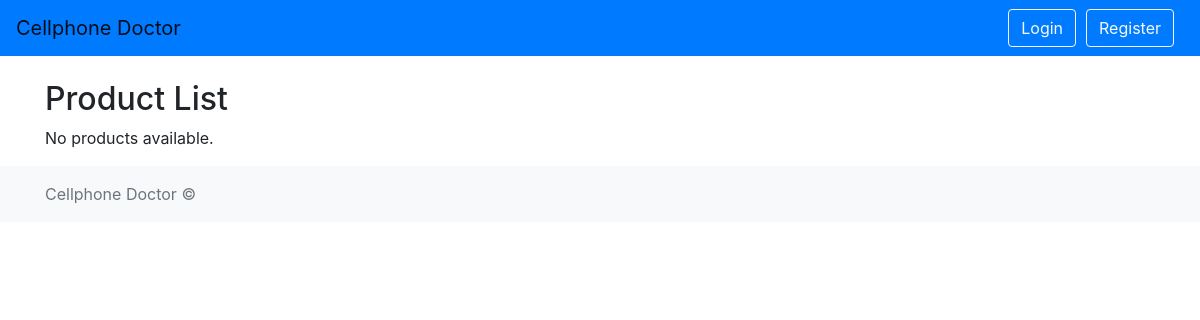
The page /shop/ on the database as committed earlier.
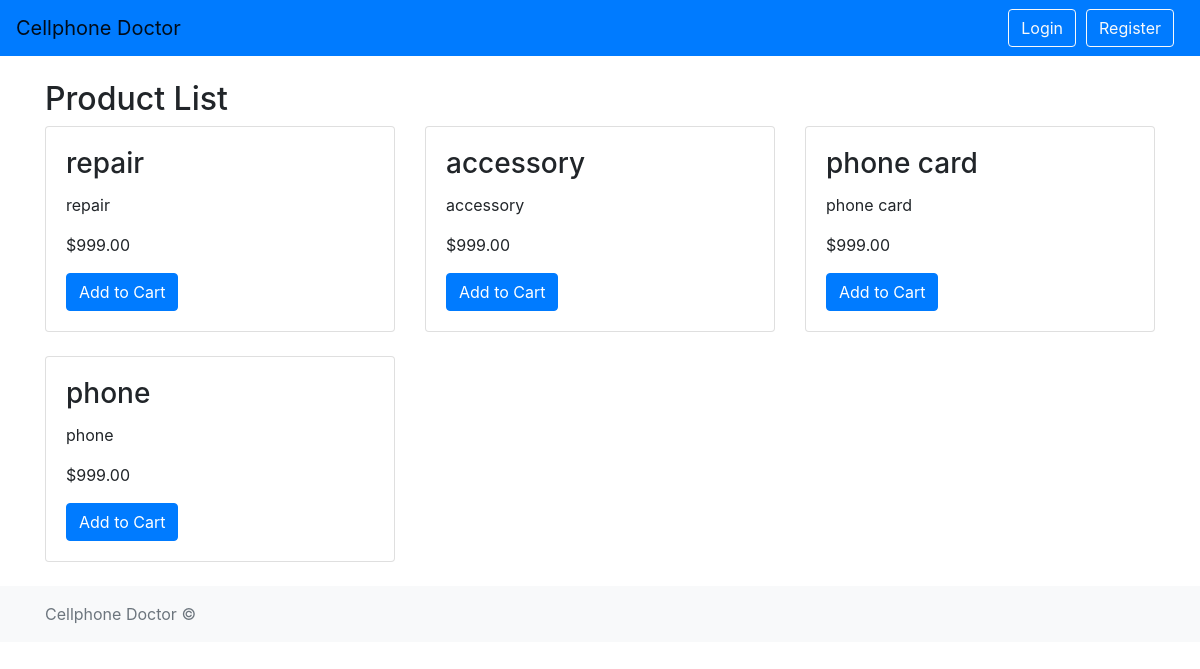
The same page on the database as committed later.
### shop/models.py (models this page shows, shortened)
class Product(models.Model):
    name = models.CharField(max_length=255)
    description = models.TextField()
    price = models.DecimalField(max_digits=10, decimal_places=2)
    image = models.ImageField(upload_to='products/', null=True, blank=True)

### shop/views.py (the view)
# urls.py: path('', views.product_list, name='product_list'),
def product_list(request):
    products = Product.objects.all()
    return render(request, 'shop/product_list.html', {'products': products})

### shop/templates/shop/product_list.html
{% extends 'base.html' %}
{% block content %}
  <h2>Product List</h2>
  <div class="row">
    {% for product in products %}
      <div class="col-md-4 mb-4">
        <div class="card">
          <div class="card-body">
            <h3 class="card-title">{{ product.name }}</h3>
            <p class="card-text">{{ product.description }}</p>
            <p class="card-text">${{ product.price }}</p>
            <a href="{% url 'shop:add_to_cart' product.id %}" class="btn btn-primary">Add to Cart</a>
          </div>
        </div>
      </div>
    {% empty %}
      <div class="col-12">
        <p>No products available.</p>
      </div>
    {% endfor %}
  </div>
{% endblock %}

### templates/base.html (shortened to what this page needs)
<!DOCTYPE html>
<html lang="en">
  {% load static %}
  <head>
    <link
      rel="stylesheet"
      href="{% static 'bootstrap/css/bootstrap.min.css' %}"
    />
  </head>
  <body>
    <header>
      <nav class="navbar navbar-expand-lg navbar-light">
        <a class="navbar-brand" href="{% url 'shop:product_list' %}"
          >Cellphone Doctor</a
        >
        <div
          class="collapse navbar-collapse justify-content-end"
          id="navbarNav"
        >
          <ul class="navbar-nav">
            {% if user.is_authenticated %}
            <li class="nav-item dropdown">
              <a
                class="btn btn-outline-light dropdown-toggle"
                href="#"
                id="workOrdersDropdown"
                role="button"
                data-toggle="dropdown"
                aria-haspopup="true"
                aria-expanded="false"
              >
                Work Orders
              </a>
              <div class="dropdown-menu" aria-labelledby="workOrdersDropdown">
                <a
                  class="dropdown-item"
                  href="{% url 'work_orders:workorder_list' %}"
                  >Work Orders List</a
                >
                <a
                  class="dropdown-item"
                  href="{% url 'work_orders:create_workorder' %}"
                  >Create Work Order</a
                >
              </div>
            </li>
            <li class="nav-item">
              <a
                class="btn btn-outline-light"
                href="{% url 'shop:add_product' %}"
                >Add Product</a
              >
            </li>
            <li class="nav-item">
              <a class="btn btn-outline-light" href="{% url 'shop:view_cart' %}"
                >Cart</a
              >
            </li>
            <li class="nav-item">
              <a class="btn btn-outline-light" href="{% url 'logout' %}"
                >Logout</a
              >
            </li>
            <li class="nav-item">
              <a
                class="btn btn-outline-light profile-btn"
                href="{% url 'shop:profile' request.user.username %}"
              >
                Profile
              </a>
            </li>
            {% else %}
            <li class="nav-item">
              <a class="btn btn-outline-light" href="{% url 'login' %}"
                >Login</a
              >
            </li>
            <li class="nav-item">
              <a class="btn btn-outline-light" href="{% url 'shop:register' %}"
                >Register</a
              >
            </li>
            {% endif %}
          </ul>
        </div>
      </nav>
    </header>
    <br />
    <main role="main" class="container">
      {% block content %} {% endblock %}
    </main>
    <footer class="footer mt-auto py-3 bg-light">
      <div class="container">
        <span class="text-muted">Cellphone Doctor &copy; {{ now.year }}</span>
      </div>
    </footer>
    <link
      rel="stylesheet"
      href="https://maxcdn.bootstrapcdn.com/bootstrap/4.5.2/css/bootstrap.min.css"
    />
  </body>
</html>

### templates/base.html (style rules this page uses)
.navbar-nav .nav-item { margin-right: 10px; }
.navbar { background-color: #007bff; }

Rows that differ between the two databases and show on the page:
added Product: name "repair", description "repair", price "999.00"
added Product: name "accessory", description "accessory", price "999.00"
added Product: name "phone card", description "phone card", price "999.00"
added Product: name "phone", description "phone", price "999.00"
Other text that changed with them:
text no longer shown: "No products available."
